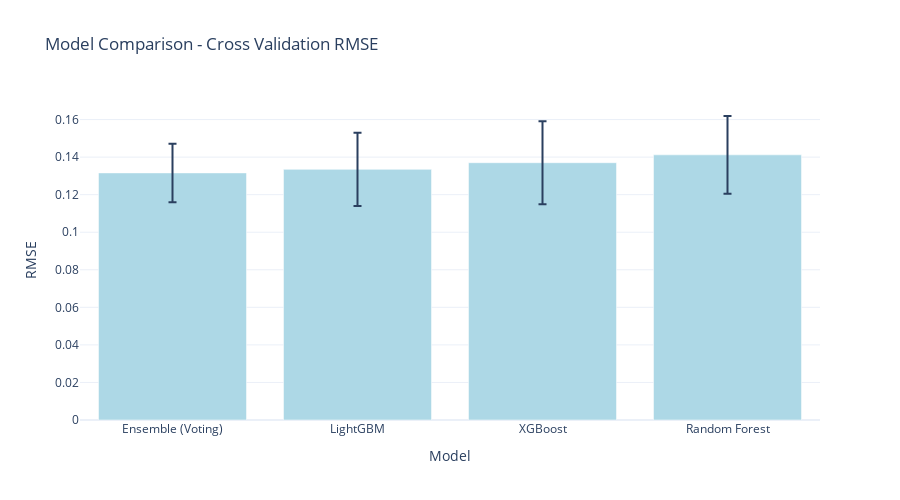

The notebook cell this image was saved under:
### Code cell
# =========================
# Model Training Pipeline
# =========================
class ModelTrainer:
    """
    Advanced model training and evaluation
    """
    def __init__(self, X_train, y_train):
        self.X_train = X_train
        self.y_train = y_train
        self.models = {}
        self.results = {}
        self.best_model = None
        self.best_score = np.inf
        
    def train_multiple_models(self):
        """Train multiple ML models"""
        print("🤖 Training multiple models...")
        
        # Define models with initial parameters
        self.models = {
            'Linear Regression': LinearRegression(),
            'Ridge Regression': Ridge(alpha=1.0, random_state=42),
            'Lasso Regression': Lasso(alpha=0.001, random_state=42, max_iter=10000),
            'ElasticNet': ElasticNet(alpha=0.001, l1_ratio=0.5, random_state=42, max_iter=10000),
            'Random Forest': RandomForestRegressor(n_estimators=100, random_state=42, n_jobs=-1),
            'Gradient Boosting': GradientBoostingRegressor(n_estimators=100, random_state=42),
            'XGBoost': XGBRegressor(n_estimators=100, learning_rate=0.1, random_state=42, verbosity=0, n_jobs=-1),
            'LightGBM': LGBMRegressor(n_estimators=100, random_state=42, verbose=-1, n_jobs=-1),
            'SVR': SVR(kernel='rbf')
        }
        
        # 5-Fold Cross Validation
        kf = KFold(n_splits=5, shuffle=True, random_state=42)
        
        for name, model in self.models.items():
            print(f"  Training {name}...")
            
            try:
                # Cross validation scores
                cv_scores = cross_val_score(model, self.X_train, self.y_train,
                                          cv=kf, scoring='neg_mean_squared_error',
                                          n_jobs=-1)
                
                # Calculate RMSE
                rmse_scores = np.sqrt(-cv_scores)
                
                # Store results
                self.results[name] = {
                    'model': model,
                    'cv_rmse_mean': rmse_scores.mean(),
                    'cv_rmse_std': rmse_scores.std(),
                    'cv_scores': rmse_scores
                }
                
                # Fit model on full training data
                model.fit(self.X_train, self.y_train)
                
                # Update best model
                if rmse_scores.mean() < self.best_score:
                    self.best_score = rmse_scores.mean()
                    self.best_model = name
                    
            except Exception as e:
                print(f"❌ Error training {name}: {str(e)[:100]}...")
                # Skip this model
                continue
        
        return self
    
    def hyperparameter_tuning(self, model_name):
        """Perform hyperparameter tuning for a specific model"""
        print(f"🎛️ Tuning hyperparameters for {model_name}...")
        
        if model_name not in self.models:
            print(f"Model {model_name} not found.")
            return None
        
        if model_name == 'Random Forest':
            param_grid = {
                'n_estimators': [100, 200],
                'max_depth': [10, 20, None],
                'min_samples_split': [2, 5],
                'min_samples_leaf': [1, 2],
                'max_features': ['auto', 'sqrt']
            }
            model = RandomForestRegressor(random_state=42, n_jobs=-1)
            
        elif model_name == 'XGBoost':
            param_grid = {
                'n_estimators': [100, 200],
                'learning_rate': [0.01, 0.1],
                'max_depth': [3, 5],
                'subsample': [0.8, 1.0],
                'colsample_bytree': [0.8, 1.0]
            }
            model = XGBRegressor(random_state=42, verbosity=0, n_jobs=-1)
            
        elif model_name == 'LightGBM':
            param_grid = {
                'n_estimators': [100, 200],
                'learning_rate': [0.01, 0.1],
                'num_leaves': [31, 50],
                'max_depth': [5, 10],
                'subsample': [0.8, 1.0]
            }
            model = LGBMRegressor(random_state=42, verbose=-1, n_jobs=-1)
        
        else:
            print(f"No tuning grid for {model_name}")
            return None
        
        # Randomized Search
        try:
            random_search = RandomizedSearchCV(
                model, param_grid, n_iter=10,
                cv=3, scoring='neg_mean_squared_error',
                random_state=42, n_jobs=-1, verbose=0
            )
            
            random_search.fit(self.X_train, self.y_train)
            
            # Update model with best parameters
            self.models[model_name] = random_search.best_estimator_
            if model_name in self.results:
                self.results[model_name]['best_params'] = random_search.best_params_
                self.results[model_name]['best_score'] = np.sqrt(-random_search.best_score_)
            
            print(f"Best parameters: {random_search.best_params_}")
            print(f"Best RMSE: {np.sqrt(-random_search.best_score_):.4f}")
            
            return random_search.best_estimator_
            
        except Exception as e:
            print(f"❌ Error tuning {model_name}: {str(e)[:100]}...")
            return None
    
    def create_ensemble(self):
        """Create ensemble model"""
        print("🤝 Creating ensemble model...")
        
        # Get top models that were successfully trained
        if len(self.results) == 0:
            print("No models to ensemble.")
            return None, None
        
        sorted_results = sorted(self.results.items(), key=lambda x: x[1]['cv_rmse_mean'])
        top_models = sorted_results[:min(3, len(sorted_results))]
        
        if len(top_models) == 0:
            return None, None
        
        # Create voting regressor
        estimators = [(name, self.models[name]) for name, _ in top_models]
        
        try:
            voting_reg = VotingRegressor(estimators=estimators)
            
            # Cross validate ensemble
            kf = KFold(n_splits=3, shuffle=True, random_state=42)
            cv_scores = cross_val_score(voting_reg, self.X_train, self.y_train,
                                      cv=kf, scoring='neg_mean_squared_error')
            rmse_scores = np.sqrt(-cv_scores)
            
            # Store ensemble
            voting_reg.fit(self.X_train, self.y_train)
            self.models['Ensemble (Voting)'] = voting_reg
            self.results['Ensemble (Voting)'] = {
                'model': voting_reg,
                'cv_rmse_mean': rmse_scores.mean(),
                'cv_rmse_std': rmse_scores.std(),
                'cv_scores': rmse_scores
            }
            
            # Create stacking regressor
            stacking_reg = StackingRegressor(
                estimators=estimators,
                final_estimator=LinearRegression(),
                cv=3
            )
            
            stacking_reg.fit(self.X_train, self.y_train)
            self.models['Ensemble (Stacking)'] = stacking_reg
            
            return voting_reg, stacking_reg
            
        except Exception as e:
            print(f"❌ Error creating ensemble: {str(e)[:100]}...")
            return None, None
    
    def evaluate_models(self):
        """Evaluate and compare all models"""
        print("\n" + "="*80)
        print("📊 MODEL COMPARISON RESULTS")
        print("="*80)
        
        if len(self.results) == 0:
            print("No models to evaluate.")
            return pd.DataFrame()
        
        # Create results dataframe
        results_data = []
        for name, res in self.results.items():
            results_data.append({
                'Model': name,
                'CV RMSE Mean': res['cv_rmse_mean'],
                'CV RMSE Std': res['cv_rmse_std'],
                'CV RMSE Min': res['cv_scores'].min(),
                'CV RMSE Max': res['cv_scores'].max()
            })
        
        results_df = pd.DataFrame(results_data).sort_values('CV RMSE Mean')
        
        # Display with styling
        try:
            display(results_df.style.background_gradient(subset=['CV RMSE Mean'], cmap='RdYlGn_r'))
        except:
            display(results_df)
        
        # Visualize results
        fig = go.Figure()
        
        models = results_df['Model']
        means = results_df['CV RMSE Mean']
        stds = results_df['CV RMSE Std']
        
        fig.add_trace(go.Bar(
            x=models, y=means,
            error_y=dict(type='data', array=stds),
            marker_color='lightblue',
            name='CV RMSE'
        ))
        
        fig.update_layout(
            title='Model Comparison - Cross Validation RMSE',
            xaxis_title='Model',
            yaxis_title='RMSE',
            template='plotly_white',
            height=500
        )
        
        fig.show()
        
        if self.best_model:
            print(f"\n🏆 Best Model: {self.best_model} (RMSE: {self.best_score:.4f})")
        
        return results_df
    
    def get_best_model(self):
        """Get the best performing model"""
        if self.best_model and self.best_model in self.models:
            return self.models[self.best_model], self.best_model
        elif len(self.models) > 0:
            # Return first available model
            first_model_name = list(self.models.keys())[0]
            return self.models[first_model_name], first_model_name
        else:
            return None, "No model"

# Train models
print("\n" + "="*60)
print("🤖 ADVANCED MODEL TRAINING")
print("="*60)

trainer = ModelTrainer(X_train_processed, y_train_processed)
trainer.train_multiple_models()

# Hyperparameter tuning for top models
if 'Random Forest' in trainer.models:
    trainer.hyperparameter_tuning('Random Forest')
if 'XGBoost' in trainer.models:
    trainer.hyperparameter_tuning('XGBoost')
if 'LightGBM' in trainer.models:
    trainer.hyperparameter_tuning('LightGBM')

# Create ensemble models
trainer.create_ensemble()

# Evaluate all models
results_df = trainer.evaluate_models()

# Get best model
best_model, best_model_name = trainer.get_best_model()

### Figure 1 — Plotly figure (JSON) as saved in the notebook; plotly's stock layout.template omitted (floating-point values rounded to 4 significant figures)
{"data": [{"error_y": {"array": [0.01559, 0.01949, 0.02211, 0.02068], "type": "data"}, "marker": {"color": "lightblue"}, "name": "CV RMSE", "type": "bar", "x": ["Ensemble (Voting)", "LightGBM", "XGBoost", "Random Forest"], "y": [0.1316, 0.1335, 0.137, 0.1412]}], "layout": {"height": 500, "title": {"text": "Model Comparison - Cross Validation RMSE"}, "xaxis": {"title": {"text": "Model"}}, "yaxis": {"title": {"text": "RMSE"}}}}
